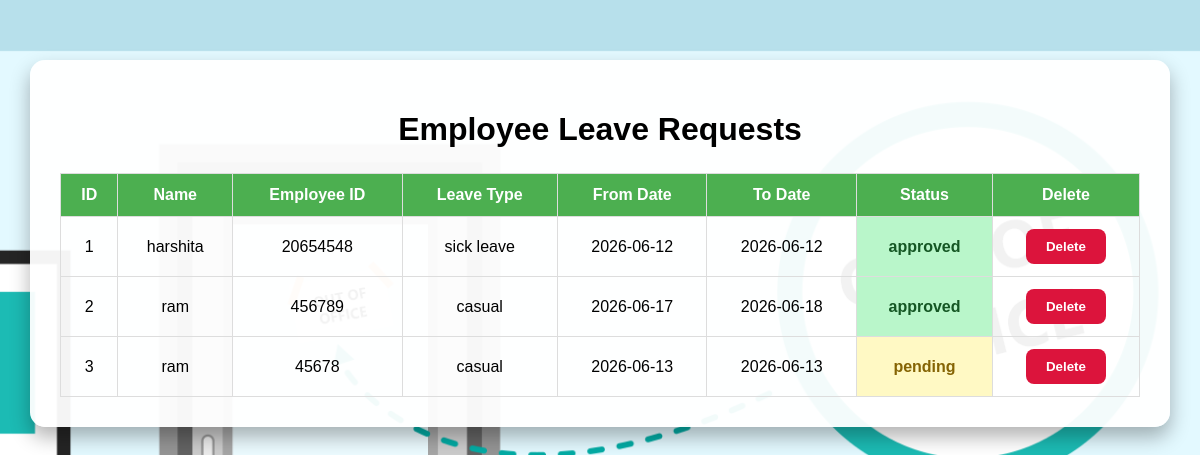
Screenshot of /view_leaves with the database file from the repository.
### tables this page shows
CREATE TABLE leave_requests(
    id INTEGER PRIMARY KEY AUTOINCREMENT,
    name TEXT,
    employee_id TEXT,
    leave_type TEXT,
    from_date TEXT,
    to_date TEXT,
    status TEXT
);

### app.py (the view)
@app.route("/view_leaves")
def view_leaves():
    conn = sqlite3.connect("leave.db")
    cursor = conn.cursor()
    cursor.execute("SELECT * FROM leave_requests")
    rows = cursor.fetchall()
    conn.close()
    return render_template("view_leaves.html", rows=rows)

### templates/view_leaves.html (shortened to what this page needs)
<!DOCTYPE html>
<html>
<head>
    <link rel="stylesheet" href="{{ url_for('static', filename='style.css') }}">
</head>
<body>
<div class="table-container">
    <h1>Employee Leave Requests</h1>
    <table>
        <tr>
            <th>ID</th>
            <th>Name</th>
            <th>Employee ID</th>
            <th>Leave Type</th>
            <th>From Date</th>
            <th>To Date</th>
            <th>Status</th>
            <th>Delete</th>
        </tr>
        {% for row in rows %}
        <tr>
            <td>{{ row[0] }}</td>
            <td>{{ row[1] }}</td>
            <td>{{ row[2] }}</td>
            <td>{{ row[3] }}</td>
            <td>{{ row[4] }}</td>
            <td>{{ row[5] }}</td>
            <td class="
                {% if row[6] == 'approved' %}
                    status-approved
                {% elif row[6] == 'rejected' %}
                    status-rejected
                {% else %}
                    status-pending
                {% endif %}
            ">
                {{ row[6] }}
            </td>
            <td>
                <a href="/delete/{{ row[0] }}">
                    <button type="button" class="delete-btn">
                        Delete
                    </button>
                </a>
            </td>
        </tr>
        {% endfor %}
    </table>
</div>
</body>
</html>

### static/style.css (style rules this page uses)
body { background-image: url("/static/leave_background.jpg"); background-size: cover; background-position: center; background-repeat: no-repeat; min-height: 100vh; margin: 0; padding-top: 20px; font-family: Arial, sans-serif; }
button { padding: 10px 20px; border: none; border-radius: 8px; cursor: pointer; color: white; font-weight: bold; transition: 0.3s; }
.table-container { width: 90%; margin: 40px auto; background: rgba(255,255,255,0.95); padding: 30px; border-radius: 15px; box-shadow: 0 10px 20px rgba(0,0,0,0.3); overflow-x: auto; }
.table-container h1 { text-align: center; margin-bottom: 25px; }
table { width: 100%; border-collapse: collapse; }
th { background: #4CAF50; color: white; padding: 12px; }
th, td { border: 1px solid #ddd; padding: 12px; text-align: center; }
.status-approved { background-color: #b9f6ca; color: #155724; font-weight: bold; }
.status-pending { background-color: #fff9c4; color: #856404; font-weight: bold; }
.delete-btn { background: crimson; }

### rows the page displays
leave_requests: id "1", name "harshita", employee "20654548", leave_type "sick leave", from_date "2026-06-12", to_date "2026-06-12", status "approved"
leave_requests: id "2", name "ram", employee "456789", leave_type "casual", from_date "2026-06-17", to_date "2026-06-18", status "approved"
leave_requests: id "3", name "ram", employee "45678", leave_type "casual", from_date "2026-06-13", to_date "2026-06-13", status "pending"
